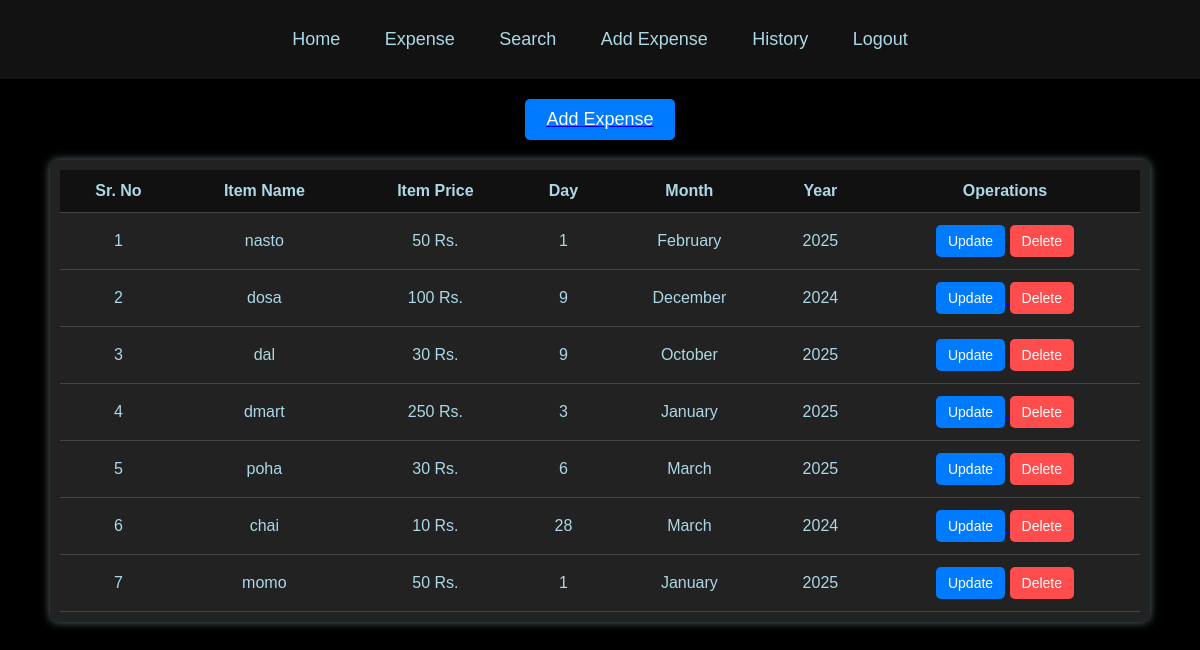
Screenshot of /user_expenses (signed in) with the database file from the repository.
### signup/models.py (models this page shows, shortened)
class Expense(models.Model):
    username = models.CharField(max_length=20)  # Not unique
    day = models.PositiveIntegerField()
    month = models.CharField(max_length=20)
    year = models.PositiveIntegerField()
    item = models.CharField(max_length=255)
    price = models.PositiveIntegerField()

### signup/views.py (the view)
# urls.py: path("user_expenses",views.user_expenses, name="user_expenses"),
@login_required(login_url='login_v')
def user_expenses(request):
    username = request.session.get("username")
    if not username:
        return render(request, "e2.html", {"error": "You must be logged in to view expenses."})
    user_expense_list = Expense.objects.filter(username=username)
    context = {
        "username": username,
        "expenses": user_expense_list,
    }
    return render(request, "history.html", context)  # Ensure you create this template

### templates/history.html (shortened to what this page needs)
<!DOCTYPE html>
<html lang="en">
<head>
</head>
<body>
    <div class="navbar">
        <a href="/home">Home</a>
        <a href="/e2">Expense</a>
        <a href="/search">Search</a>
        <a href="/add">Add Expense</a>
        <a href="/history">History</a>
        <a href="/logout">Logout</a>
    </div>
    <a href="/add"><button class="add-btn">Add Expense</button></a>
    <div class="table-container">
        {% if expenses %}
            <table class="expense-table">
                <thead>
                    <tr>
                        <th>Sr. No</th>
                        <th>Item Name</th>
                        <th>Item Price</th>
                        <th>Day</th>
                        <th>Month</th>
                        <th>Year</th>
                        <th>Operations</th>
                    </tr>
                </thead>
                <tbody>
                    {% for expense in expenses %}
                    <tr>
                        <td>{{ forloop.counter }}</td>
                        <td>{{ expense.item }}</td>
                        <td>{{ expense.price }} Rs.</td>
                        <td>{{ expense.day }}</td>
                        <td>{{ expense.month }}</td>
                        <td>{{ expense.year }}</td>
                        <td>
                            <a href="{% url 'update_expense' expense.id %}">
                                <button class="update-btn">Update</button>
                            </a>
                            <a href="{% url 'delete_expense' expense.id %}">
                                <button class="delete-btn">Delete</button>
                            </a>
                        </td>
                    </tr>
                    {% endfor %}
                </tbody>
            </table>
        {% else %}
            <p style="text-align: center; margin-top: 20px; color: white;">No expenses found.</p>
        {% endif %}
    </div>
</body>
</html>

### templates/history.html (style rules this page uses)
body { background-color: #000; color: #add8e6; font-family: Arial, sans-serif; margin: 0; padding: 0; }
.navbar { background-color: #121212; padding: 15px; text-align: center; }
.navbar a { color: #add8e6; text-decoration: none; padding: 14px 20px; font-size: 18px; display: inline-block; }
.add-btn, .update-btn, .delete-btn { transition: all 0.3s ease-in-out; transform: scale(1); }
.add-btn { background-color: #007bff; color: white; border: none; padding: 10px 20px; font-size: 18px; border-radius: 5px; cursor: pointer; margin: 20px auto; display: block; width: 150px; text-align: center; }
.table-container { width: 90%; margin: auto; overflow-x: auto; background-color: #222; padding: 10px; border-radius: 8px; box-shadow: 0 0 10px rgba(173, 216, 230, 0.5); }
.expense-table { width: 100%; min-width: 600px; border-collapse: collapse; color: #add8e6; opacity: 0; animation: fadeIn 1s forwards; }
.expense-table tr { transition: background-color 0.3s ease-in-out; }
.expense-table th, .expense-table td { padding: 12px; text-align: center; border-bottom: 1px solid #444; }
.expense-table th { background-color: #111; }
.update-btn, .delete-btn { padding: 8px 12px; font-size: 14px; border-radius: 5px; cursor: pointer; border: none; }
.update-btn { background-color: #007bff; color: white; }
.delete-btn { background-color: #ff4d4d; color: white; }

### rows the page displays
Expense: item "nasto", price "50", day "1", month "February", year "2025"
Expense: item "dosa", price "100", day "9", month "December", year "2024"
Expense: item "dal", price "30", day "9", month "October", year "2025"
Expense: item "dmart", price "250", day "3", month "January", year "2025"
Expense: item "poha", price "30", day "6", month "March", year "2025"
Expense: item "chai", price "10", day "28", month "March", year "2024"
Expense: item "momo", price "50", day "1", month "January", year "2025"
